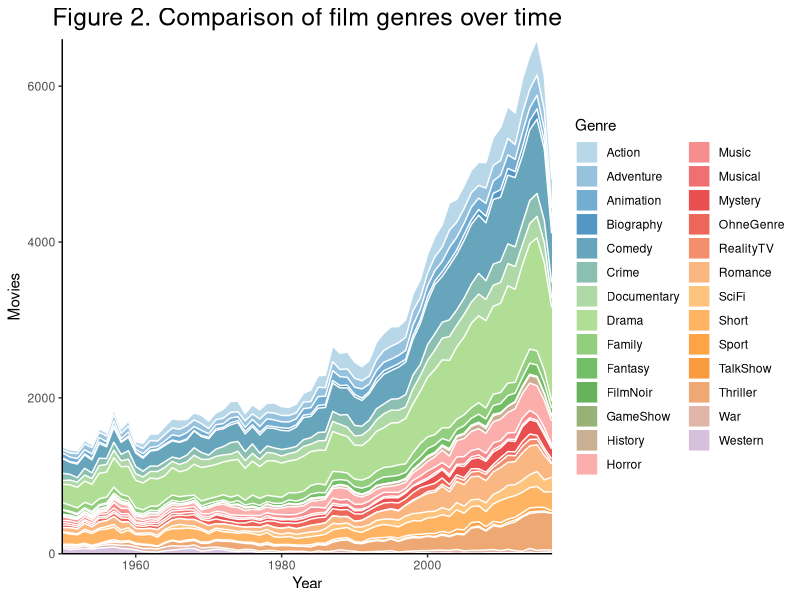

Source code (R):
setwd('C:/Users/shyla/Desktop/Studium/TH/2Sem/DIS08/assignement2/dis08-assignment-2-thegreenhorns')
genres=read.csv("Exercise02.Bonus.FilmgenresSwitched.csv")

library(ggplot2)
library(RColorBrewer)


library(tidyverse)
getPalette = colorRampPalette(brewer.pal(9, "Paired"))

# group Data
genres %>% 
  mutate(Year = as.Date(paste0(Year, "-01-01"))) %>%
  gather(Genre, value, Comedy:OhneGenre) %>%
  
# plot
  ggplot(aes(x=Year, y=value, fill=Genre))+ 
  geom_area(alpha=0.8 , size=0.5, colour="white")+
  
# legend
  scale_fill_manual(values = getPalette(27))+
  scale_y_continuous( expand = c(0,0))+
  scale_x_date(expand = c(0,0))+
  theme_bw() + 
  theme(panel.border = element_blank(), panel.grid.major = element_blank(),
        panel.grid.minor = element_blank(), axis.line = element_line(colour = "black"))+
  theme(plot.title = element_text(hjust = 0.5, size=18))+
  labs(
    x = "Year",
    y = "Movies",
    title = "Figure 2. Comparison of film genres over time")
